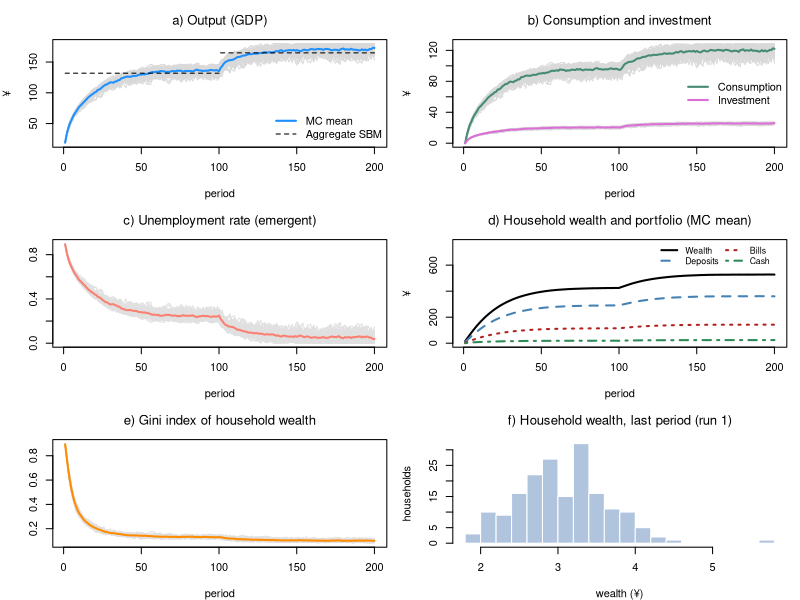

Write the R code that produced this figure.
# *************************************************************************
#  Model ABM-SBM (agent-based households, closed economy)
#  Model SBM with heterogeneous households and a job lottery
#  Sources: Godley & Lavoie, Monetary Economics, chapters 4 and 7;
#           agent-based set-up as in the Leeds lectures (ABM-PC, ABM-BMW)
#  Author: Marco Veronese Passarella
#  Last change: 27/11/2026
# *************************************************************************
#  Conventions: upper-case = MACRO total; lower-case = MICRO (one household)
# *************************************************************************
#  Story:
#    - each household decides how much it wants to spend (its OWN alpha1,
#      which falls when the interest rate rises);
#    - firms plan investment (aggregate accelerator, as in SBM);
#    - the economy needs 1/pr workers for each unit of planned demand;
#    - a random job lottery fills those jobs (some stay unfilled = friction);
#    - goods are served first to the government, then to firms (investment),
#      then to households, first-come-first-served;
#    - the wage bill left after interest and depreciation is split equally
#      among the employed; bank profits are split equally among households;
#    - households pay taxes and allocate wealth between cash (for
#      transactions), bills and deposits (the buffer stock).
#  Two independent random shuffles of households per period decide who gets
#  a job and who reaches the shop first.
# *************************************************************************

# Clear environment
rm(list = ls(all = TRUE))

# Set model parameters ####
nPeriods    <- 200         # Periods
nHouseholds <- 180         # Number of households (workforce)
MC          <- 50          # Monte Carlo repetitions
s           <- 0.1         # Size of the hiring randomness (0 = no friction)
shockStart  <- 101         # Period at which government spending rises
alpha10m    <- 0.68        # Mean autonomous component of the propensity to consume out of income
alpha11     <- 4           # Sensitivity of the propensity to consume to the interest rate
alpha1d     <- 0.1         # Spread of alpha10 across households (0 = homogeneous)
alpha2      <- 0.1         # Propensity to consume out of wealth
lambda10    <- 0.25        # Portfolio: autonomous share of bills
lambda11    <- 1           # Portfolio: sensitivity of bills to interest rate
lambdac     <- 0.2         # Cash to (lagged) consumption ratio
theta       <- 0.2         # Average tax rate on income
delta       <- 0.1         # Depreciation rate
gamma       <- 0.1         # Speed of adjustment of capital to its target
kappa       <- 1.5         # Target capital-output ratio
pr          <- 1           # Labour productivity
rb          <- 0.02        # Interest rate on bills
rm          <- 0.02        # Interest rate on deposits
rl          <- 0.02        # Interest rate on loans
G           <- rep(20, nPeriods)   # Government spending (planned)
G[shockStart:nPeriods] <- 25       # Higher government spending
psi         <- 1                   # Fiscal rule: share of the extra interest bill offset by lower spending
rbar        <- 0.02                # Fiscal rule: reference interest rate

# Heterogeneous, time-invariant propensity to consume out of income ####
set.seed(123)
alpha10 <- runif(nHouseholds, alpha10m - alpha1d, alpha10m + alpha1d)

# Define macro variables (results) to be stored ####
store = list(Y    = matrix(0, nPeriods, MC),   # Output / income (GDP)
             C    = matrix(0, nPeriods, MC),   # Consumption
             I    = matrix(0, nPeriods, MC),   # Investment
             V    = matrix(0, nPeriods, MC),   # Household wealth
             H_h  = matrix(0, nPeriods, MC),   # Cash held by households
             B_h  = matrix(0, nPeriods, MC),   # Bills held by households
             M_h  = matrix(0, nPeriods, MC),   # Deposits held by households
             PSBR = matrix(0, nPeriods, MC),   # Public sector borrowing requirement
             UR   = matrix(0, nPeriods, MC),   # Unemployment rate
             GINI = matrix(0, nPeriods, MC))   # Gini index of household wealth

# Store the wealth of each household (first run only, for the histogram)
vHist = matrix(0, nPeriods, nHouseholds)   # Wealth of each household

# Gini index (auxiliary function)
gini <- function(z) { z <- sort(pmax(z, 0)); n <- length(z)
  if (sum(z) == 0) return(0); sum((2 * (1:n) - n - 1) * z) / (n * sum(z)) }

# Record the worst gap between H_h and H_s
sfcGap = 0

# Start the MC loop ####
for (mc in 1:MC) {

  # Set randomness seed
  set.seed(mc)

  # Define and initialise the stocks and last period's flows (MICRO)
  v  = rep(0, nHouseholds)   # Micro: household wealth
  h  = rep(0, nHouseholds)   # Micro: cash
  b  = rep(0, nHouseholds)   # Micro: bills
  m  = rep(0, nHouseholds)   # Micro: deposits
  yd = rep(0, nHouseholds)   # Micro: disposable income (LAST period)
  c  = rep(0, nHouseholds)   # Micro: consumption (LAST period)

  # Define and initialise the stocks and last period's output (MACRO)
  K = 0; L = 0; M_s = 0; B_b = 0; Ylag = 0     # Firms and banks
  B_s = 0; B_cb = 0; H_s = 0                   # Government and central bank

  # Start time loop
  for (i in 1:nPeriods) {

    ## TICK 1: firms plan investment, households plan consumption ####
    DA  = delta * K                                     # Macro: depreciation
    Ipl = max(0, gamma * (kappa * Ylag - K) + DA)       # Macro: planned investment
    alpha1 = alpha10 - alpha11 * rb                     # Micro: propensity to consume (falls with the interest rate)
    cd  = pmax(0, pmin(alpha1 * yd + alpha2 * v, v + yd))  # Micro: planned consumption (never negative)
    Gpl = G[i] - psi * (rb - rbar) * B_s                # Macro: fiscal rule (B_s is still last period's stock here)
    AD  = Gpl + Ipl + sum(cd)                           # Macro: planned demand
    N_d = AD / pr                                       # Macro: labour needed

    ## TICK 2: job lottery ####
    N = min(floor(N_d * runif(1, 1 - s, 1 + s)), floor(N_d), nHouseholds)
    Ypot = N * pr                                       # Macro: goods that can be produced

    ## TICK 3: households are re-shuffled ####
    order_c = sample(nHouseholds)                       # Queue for goods
    order_j = sample(nHouseholds)                       # Queue for jobs (independent of order_c)

    ## TICK 4: goods are served: government, firms, then households ####
    Gs  = min(Gpl, Ypot)                                # Macro: government purchases served
    Is  = min(Ipl, Ypot - Gs)                           # Macro: investment served
    YC  = Ypot - Gs - Is                                # Macro: goods left for households
    cdq = cd[order_c]                                   # Micro: planned demand in queue order
    cda = cumsum(cdq) - cdq                             # Micro: goods claimed by those ahead
    cds = pmin(cdq, pmax(0, YC - cda))                  # Micro: actually served
    c   = rep(0, nHouseholds); c[order_c] = cds         # Micro: actual consumption
    Y   = Gs + Is + sum(c)                              # Macro: output (GDP) = goods actually sold

    ## TICK 5: firms and banks ####
    Llag = L; M_slag = M_s; B_blag = B_b
    WB  = Y - rl * Llag - DA                            # Macro: wage bill = residual
    K   = K + Is - DA                                   # Macro: capital accumulation
    L   = L + Is - DA                                   # Macro: loans fund net investment  
    M_s = M_s + (L - Llag)                              # Macro: loans create deposits
    FB  = rl * Llag + rb * B_blag - rm * sum(m)         # Macro: bank profits (m still lagged here)

    ## TICK 6: incomes, taxes, wealth ####
    wage = rep(0, nHouseholds)
    if (N >= 1) wage[order_j[1:N]] = WB / N             # Micro: wage of the employed
    intinc = rb * b + rm * m                            # Micro: interest on last period's bills and deposits
    income = wage + FB / nHouseholds + intinc           # Micro: total income
    tax    = theta * income                             # Micro: taxes
    yd     = income - tax                               # Micro: disposable income (also used NEXT period)
    v      = v + yd - c                                 # Micro: wealth accumulation

    ## TICK 7: portfolio choice ####
    h = pmax(0, pmin(lambdac * c, v))                   # Micro: cash for transactions
    b = pmax(0, pmin(v * (lambda10 + lambda11 * rb), v - h))  # Micro: bills
    m = v - h - b                                       # Micro: deposits = buffer stock (< 0 = overdraft)

    ## TICK 8: banks, government and central bank ####
    B_cblag = B_cb
    B_b  = sum(m) - M_s                                 # Macro: bills held by banks
    F_cb = rb * B_cb                                    # Macro: central bank profits (on last period's bills)
    PSBR = Gs + rb * B_s - sum(tax) - F_cb              # Macro: public sector borrowing requirement
    B_s  = B_s + PSBR                                   # Macro: supply of bills
    B_cb = B_s - sum(b) - B_b                           # Macro: central bank residual
    H_s  = H_s + (B_cb - B_cblag)                       # Macro: supply of cash
    sfcGap = max(sfcGap, abs(sum(h) - H_s))             # Hidden equation: H_h = H_s
    Ylag = Y

    # Store the wealth of each household (first run only, for the histogram)
    if (mc == 1) vHist[i, ] = v

    # Store macro values
    store$Y[i, mc] = Y;          store$C[i, mc] = sum(c);   store$I[i, mc] = Is
    store$V[i, mc] = sum(v);     store$H_h[i, mc] = sum(h); store$B_h[i, mc] = sum(b)
    store$M_h[i, mc] = sum(m);   store$PSBR[i, mc] = PSBR
    store$UR[i, mc] = (nHouseholds - N) / nHouseholds
    store$GINI[i, mc] = gini(v)
  }
}

# Display the results ####
meanY <- rowMeans(store$Y); late1 <- 81:100; late2 <- 181:200
cat(" ******************************")
cat("\n Households =", nHouseholds, "| MC runs =", MC, "| s =", s)
cat("\n Max |H_h - H_s| =", sfcGap)
cat("\n ******************************")
cat("\n Mean values, periods 81-100 | 181-200: \n Y =", round(mean(meanY[late1]), 2), "|",
    round(mean(meanY[late2]), 2),
    "\n UR =", round(mean(rowMeans(store$UR)[late1]), 3), "|", round(mean(rowMeans(store$UR)[late2]), 3),
    "\n V =", round(mean(rowMeans(store$V)[late1]), 2), "|", round(mean(rowMeans(store$V)[late2]), 2),
    "\n Gini (wealth) =", round(mean(rowMeans(store$GINI)[late1]), 3), "|",
    round(mean(rowMeans(store$GINI)[late2]), 3),
    "\n (aggregate SBM: Y = 131.83 | 164.94)")
cat("\n ******************************")

# Plot the results (grey = runs, bold = MC mean) ####
op = par(mfrow = c(3, 2), mar = c(4, 4, 3, 1))

# a) Output
matplot(store$Y, type = "l", lty = 1, col = "grey85", font.main = 1,
        main = "a) Output (GDP)", xlab = "period", ylab = "¥")
lines(rowMeans(store$Y), lwd = 2, col = "dodgerblue")
segments(1, 131.83, shockStart - 1, 131.83, lty = 2); segments(shockStart, 164.94, nPeriods, 164.94, lty = 2)
legend("bottomright", c("MC mean", "Aggregate SBM"), col = c("dodgerblue", "black"),
       lwd = c(2, 1), lty = c(1, 2), bty = "n")

# b) Consumption and investment
matplot(store$C, type = "l", lty = 1, col = "grey85", font.main = 1,
        main = "b) Consumption and investment", xlab = "period", ylab = "¥",
        ylim = range(0, store$C))
matlines(store$I, lty = 1, col = "grey85")
lines(rowMeans(store$C), lwd = 2, col = "aquamarine4")
lines(rowMeans(store$I), lwd = 2, col = "orchid")
legend("right", c("Consumption", "Investment"), col = c("aquamarine4", "orchid"), lwd = 2, bty = "n")

# c) Unemployment rate (emergent)
matplot(store$UR, type = "l", lty = 1, col = "grey88", font.main = 1,
        main = "c) Unemployment rate (emergent)", xlab = "period", ylab = "")
lines(rowMeans(store$UR), lwd = 2, col = "salmon")

# d) Household portfolio (MC mean)
plot(rowMeans(store$V), type = "l", lwd = 2, col = "black", font.main = 1,
     main = "d) Household wealth and portfolio (MC mean)", xlab = "period", ylab = "¥",
     ylim = range(0, 1.45 * rowMeans(store$V)))
lines(rowMeans(store$M_h), lwd = 2, col = "steelblue", lty = 2)
lines(rowMeans(store$B_h), lwd = 2, col = "firebrick", lty = 3)
lines(rowMeans(store$H_h), lwd = 2, col = "seagreen", lty = 4)
legend("topright", c("Wealth", "Deposits", "Bills", "Cash"),
       col = c("black", "steelblue", "firebrick", "seagreen"), lwd = 2, lty = 1:4, bty = "n", cex = 0.8, ncol = 2)

# e) Wealth inequality (emergent)
matplot(store$GINI, type = "l", lty = 1, col = "grey88", font.main = 1,
        main = "e) Gini index of household wealth", xlab = "period", ylab = "")
lines(rowMeans(store$GINI), lwd = 2, col = "darkorange")

# f) Wealth distribution in the last period (MC = 1)
hist(vHist[nPeriods, ], breaks = 20, col = "lightsteelblue", border = "white", font.main = 1,
     main = "f) Household wealth, last period (run 1)", xlab = "wealth (¥)", ylab = "households")

par(op)
